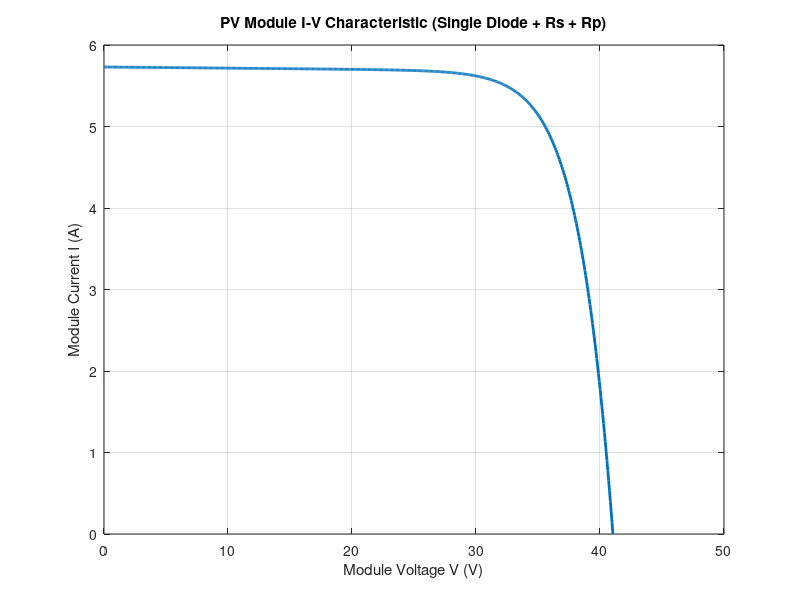

Recreate this plot in MATLAB.
%% PV Module I-V Curve (Single-diode with Rs and Rp) -- NO FSOLVE
% Given:
%   Ns = 72
%   Rs_cell = 0.001 ohm, Rp_cell = 10 ohm
%   Vd = 0.57 V per cell (interpreted as Voc per cell)
%   Isc = 5.73 A

clear; clc; close all;

%% ---- Inputs ----
Ns = 72;
T_C = 25;
T_K = T_C + 273.15;

Vd_cell = 0.57;          % [V] per cell (assumed Voc per cell)
Voc = Ns * Vd_cell;      % [V] module Voc

Isc = 5.73;              % [A] module Isc

Rs_cell = 0.001;         % ohm per cell
Rp_cell = 10.0;          % ohm per cell

Rs = Ns * Rs_cell;       % module series resistance
Rp = Ns * Rp_cell;       % module shunt resistance

n = 1.30;                % diode ideality factor (adjust if your course specifies)

%% ---- Constants ----
k = 1.380649e-23;
q = 1.602176634e-19;

Vt_cell = k*T_K/q;           % thermal voltage per cell
Vt_mod  = n * Ns * Vt_cell;  % n*Ns*Vt

%% ---- Solve I0 and IL algebraically from Voc and Isc ----
% Model: I = IL - I0*(exp((V + I*Rs)/Vt_mod) - 1) - (V + I*Rs)/Rp
%
% At open circuit (I=0, V=Voc):
%   IL = I0*(exp(Voc/Vt_mod)-1) + Voc/Rp
%
% At short circuit (I=Isc, V=0):
%   Isc = IL - I0*(exp(Isc*Rs/Vt_mod)-1) - Isc*Rs/Rp
%
% Substitute to get I0:
num = Isc - Voc/Rp + (Isc*Rs)/Rp;
den = exp(Voc/Vt_mod) - exp((Isc*Rs)/Vt_mod);

I0 = num / den;
IL = I0*(exp(Voc/Vt_mod)-1) + Voc/Rp;

fprintf('Using Voc = %.3f V, Isc = %.3f A\n', Voc, Isc);
fprintf('Solved parameters (no fsolve):\n');
fprintf('  n  = %.3f\n', n);
fprintf('  I0 = %.6e A\n', I0);
fprintf('  IL = %.6f A\n', IL);
fprintf('  Rs = %.6f ohm, Rp = %.6f ohm\n', Rs, Rp);

%% ---- Compute I-V curve using Newton-Raphson for implicit I(V) ----
Npts = 600;
V = linspace(0, Voc, Npts);
I = zeros(size(V));

maxIter = 80;
tol = 1e-10;

for idx = 1:numel(V)
    Vk = V(idx);

    % Good initial guess
    Ik = Isc * max(0, 1 - Vk/Voc);

    for it = 1:maxIter
        arg = (Vk + Ik*Rs)/Vt_mod;
        expa = exp(arg);

        f  = IL - I0*(expa - 1) - (Vk + Ik*Rs)/Rp - Ik;
        df = -I0*expa*(Rs/Vt_mod) - (Rs/Rp) - 1;

        dI = -f/df;
        Ik = Ik + dI;

        if abs(dI) < tol
            break;
        end
    end

    I(idx) = max(Ik, 0); % clamp small negatives
end

%% ---- Plot I-V curve ----
figure;
plot(V, I, 'LineWidth', 2);
grid on;
xlabel('Module Voltage V (V)');
ylabel('Module Current I (A)');
title('PV Module I-V Characteristic (Single Diode + Rs + Rp)');
